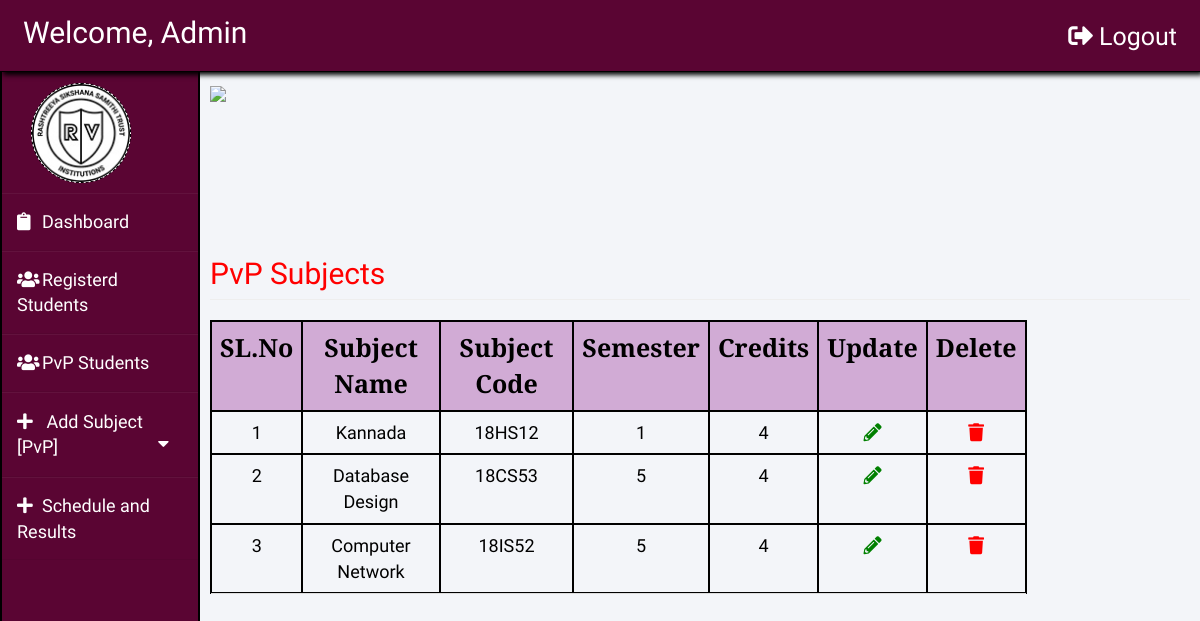
Page /admin/dashboard.php?page=manage_sub_fst (signed in) on the committed database.
### tables this page shows
CREATE TABLE `add_fst` (
  `id` int(255) NOT NULL,
  `sub_name` varchar(255) NOT NULL,
  `sub_code` varchar(255) NOT NULL,
  `credits` int(255) NOT NULL,
  `sem` int(255) NOT NULL
);

### admin/add_fst/manage_fst.php (the view, shortened to what this page needs)
<?php
    require_once('../connection.php');
    $query1 = "SELECT * FROM add_fst order by sem";
    $result = mysqli_query($con, $query1);
    $rr = mysqli_num_rows($result);
    if (!$rr) {
        echo "<h2 style='color:red;color:#ff0000;font-family:Acme;'>No Subjects Listed/Added Yet.</h2>";
    }
    else
    {
?>
    <!DOCTYPE html>
    <html lang="en">
    <head>
        <link rel="stylesheet" href="https://use.fontawesome.com/releases/v5.3.1/css/all.css">
    </head>
    <body>
        <img id="head" width="380px" style="font-family:'PT Serif';" left:10 align='left' src="../css/images/rvceheader.png">
        <br /><br /><br /><br /><br /><br />
        <h2 style="color:#ff0000;font-family:'Acme';" class="page-header">PvP Subjects</h2>
        <div class="col-lg-10 mcon text-center">
            <table id="mytab1" width="100%" class="mtab table table-bordered table-hover table-responsive">
                <tr align='center' style="background-color:rgba(128,0,128,0.3);color:black;font-size:25px;font-family: 'PT serif';" class="table-info">
                    <th style='border:2px solid black'>SL.No</th>
                    <th style='border:2px solid black'>Subject Name</th>
                    <th style='border:2px solid black'>Subject Code</th>
                    <th style='border:2px solid black'>Semester</th>
                    <th style='border:2px solid black'>Credits</th>
                    <th style='border:2px solid black'>Update</th>
                    <th style='border:2px solid black'>Delete</th>
                </tr>
                <?php
                $i = 1;
                while ($row = mysqli_fetch_array($result)) {
                    echo "<tr style='color:black;border-bottom:2px solid black;font-size:18px;border-right:2px solid black;border-top:2px solid black;border-left:2px solid black;'>";
                    echo "<td style='border:2px solid black' align = 'center'>" . $i . "</td>";
                    echo "<td style='border:2px solid black' align = 'center'>" . $row['sub_name'] . "</td>";
                    echo "<td style='border:2px solid black' align = 'center'>" . $row['sub_code'] . "</td>";
                    echo "<td style='border:2px solid black' align = 'center'>" . $row['sem'] . "</td>";
                    echo "<td style='border:2px solid black' align = 'center'>" . $row['credits'] . "</td>";
                ?>
                    <td align='center' style='border:2px solid black'> <a href="update_fst.php?id=<?php echo $row['id']; ?>" style='color:green'><i class="fa fa-pencil-alt"></i></a> </td>
                    <td align='center' style='border:2px solid black'> <a href="javascript:DeleteUser('<?php echo $row['id']; ?>')" style='color:red'><i class="fa fa-trash"></i></a> </td>
                <?php
                    $i++;
                }
                ?>
            <?php
        }
            ?>
            </table>
        </div>
    </body>
    </html>

### css/dashboard.css (style rules this page uses)
body { padding-top: 50px; }
.main .page-header { margin-top: 0; }

### admin/dashboard.php (style rules this page uses)
body { background-color: #f3f5f9; }

### admin/add_fst/manage_fst.php (style rules this page uses)
.mcon { margin-top: auto; margin-left: auto; padding: 0; }
.mtab { margin-top: auto; margin-left: auto; padding: 0; font-family: 'Acme'; }
table th { text-align: center; }

### rows in the picture
add_fst: sub_name "Kannada", sub_code "18HS12", sem "1", credits "4"
add_fst: sub_name "Database Design", sub_code "18CS53", sem "5", credits "4"
add_fst: sub_name "Computer Network", sub_code "18IS52", sem "5", credits "4"
